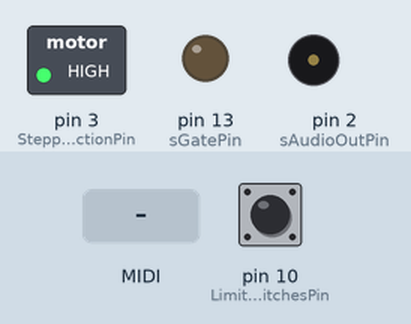
A sketch run on a simulated Arduino Uno, built with avr-gcc and run on an emulated ATmega328P. On the bench: switched loads named in the sketch (green lamp = pin HIGH), output pins drawn as LEDs (lit = HIGH), buzzer (waves = sounding). Inputs (shaded band) come from the test bench; at power-on: pin 10 (LimitSwitchesPin) LOW. MIDI output is not drawn.

Above: at 1.2 s.
1.3 s: pin 10 (LimitSwitchesPin) pulled HIGH for 0.15 s
At 2.6 s:
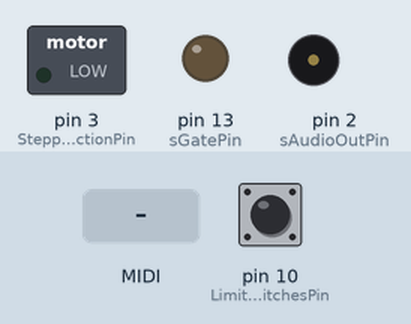
2.9 s: MIDI note 36 received
At 4.0 s:
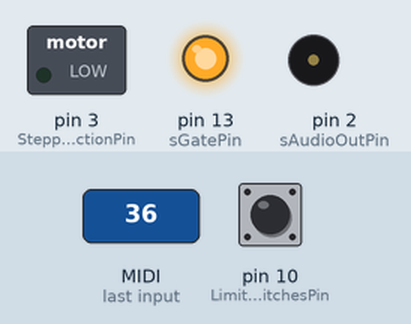
4.7 s: pin 10 (LimitSwitchesPin) pulled HIGH for 1 s
At 6.6 s:
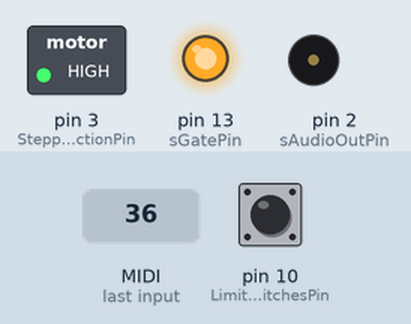
7.2 s: MIDI note 48 received
At 7.35 s:
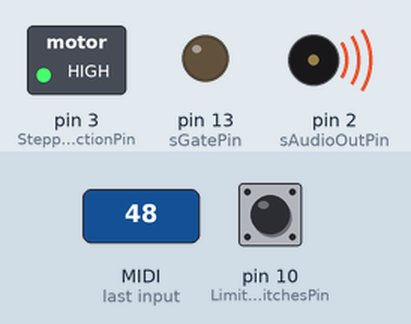
9.0 s: pin 10 (LimitSwitchesPin) pulled HIGH for 3.2 s
At 12.7 s:
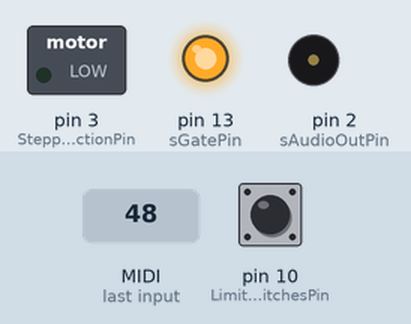
Timing chart, 0 to 14.2 s (numbered marks = the images above; inputs shaded):
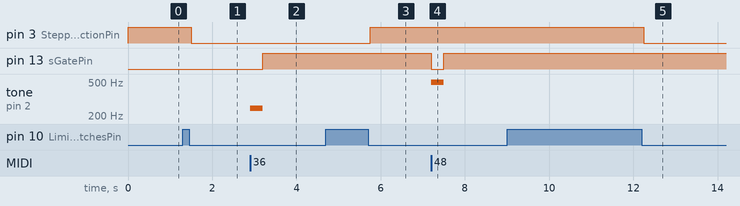

Measured:
- after the input at 1.3 s, pin 3 (StepperMotorDirectionPin): HIGH → LOW after 0.20 s
- after the input at 2.9 s, pin 13 (sGatePin): LOW → HIGH after 0.30 s; tone on pin 2 (sAudioOutPin): silent → 247 Hz at once, → silent 0.30 s later
- after the input at 4.7 s, pin 3 (StepperMotorDirectionPin): LOW → HIGH after 1.1 s
- after the input at 7.2 s, pin 13 (sGatePin): HIGH → LOW at once, → HIGH 0.30 s later; tone on pin 2 (sAudioOutPin): silent → 494 Hz at once, → silent 0.30 s later
- after the input at 9.0 s, pin 3 (StepperMotorDirectionPin): HIGH → LOW after 3.3 s

The sketch:

HPScanJetMIDI.ino
```cpp
// July 2016
//90% of this code for the MIDI Simple Synth was taken directly from the Arduino's web site "MIDI_SimpleSynth.ino"
//The Arduino NANO listens to MIDI channel one and outputs the corresponding note to the stepper motor board's CLK input
//This program was compiled with Arduino version 1.6.7 for windows
// Don't for get to install the arduino_midi_library-dev.zip (just search the internet for this file name) or the code won't compile
//HP Scanjet MIDI Keytar was built by James Cochrane, Toronto, Ontario, Canada - https://www.YouTube.com/BD594
//Hardware used Arduino Nano or UNO (both tested), ITEADStudio Motor Controller shield v1.1 and any MIDI shield
//Don't worry about the error when compiling the code // WARNING: Category 'audio' in library Arduino-MIDI is not valid. Setting to 'Uncategorized'

#include <MIDI.h> //don't forget to install the arduino_midi_library-dev.zip
#include "noteList.h"
#include "pitches.h"

// These constants won't change and are used to set pin numbers
//Attach limitswitches comman to +5VDC and N.O to pin 10 with a 10K pull down resistor to ground
const int LimitSwitchesPin = 10;    // the input pin number for the limit switches
const int StepperMotorDirectionPin = 3;      // direction output pin for Stepper Motor controller

// Variables will change:
int StepperMotorDirectionState = HIGH;  // the current state of the output pin
int LimitSwitchesState;             // the current reading from the input pin
int lastLimitSwitchesState = LOW;   // the previous reading from the input pin

// the following variables are long's because the time, measured in miliseconds,
// will quickly become a bigger number than can be stored in an int.
long lastDebounceTime = 0;  // the last time the output pin was toggled
long debounceDelay = 50;    // the debounce time; increase if the output flickers


MIDI_CREATE_DEFAULT_INSTANCE();

#ifdef ARDUINO_SAM_DUE // Due has no tone function (yet), overriden to prevent build errors.
#define tone(...)
#define noTone(...)
#endif

// This example shows how to make a simple synth out of an Arduino, using the
// tone() function. It also outputs a gate signal for controlling external
// analog synth components (like envelopes).

static const unsigned sGatePin     = 13; //  pin 13 MIDI RX LED/Power Indicator
static const unsigned sAudioOutPin = 2; // Step input to Stepper Motor controller
static const unsigned sMaxNumNotes = 16;
MidiNoteList<sMaxNumNotes> midiNotes;

// -----------------------------------------------------------------------------

inline void handleGateChanged(bool inGateActive)
{
   digitalWrite(sGatePin, inGateActive ? LOW : HIGH); // MIDI RX LED on-off-on //usefull because the LED light acts as a power indicator
   // digitalWrite(sGatePin, inGateActive ? HIGH : LOW); // MIDI RX LED off-on-off // Blinks only when MIDI is received on channel 1
}

inline void pulseGate()
{
    handleGateChanged(false);
    delay(1);
    handleGateChanged(true);
}

// -----------------------------------------------------------------------------

void handleNotesChanged(bool isFirstNote = false)
{
    if (midiNotes.empty())
    {
        handleGateChanged(false);
        noTone(sAudioOutPin);
    }
    else
    {
        // Possible playing modes:
        // Mono Low:  use midiNotes.getLow
        // Mono High: use midiNotes.getHigh
        // Mono Last: use midiNotes.getLast

        byte currentNote = 0;
        if (midiNotes.getLast(currentNote))
        {
            tone(sAudioOutPin, sNotePitches[currentNote]);

            if (isFirstNote)
            {
                handleGateChanged(true);
            }
            else
            {
                pulseGate(); // Retrigger envelopes. Remove for legato effect.
            }
        }
    }
}

// -----------------------------------------------------------------------------

void handleNoteOn(byte inChannel, byte inNote, byte inVelocity)
{
    const bool firstNote = midiNotes.empty();
    midiNotes.add(MidiNote(inNote, inVelocity));
    handleNotesChanged(firstNote);
}

void handleNoteOff(byte inChannel, byte inNote, byte inVelocity)
{
    midiNotes.remove(inNote);
    handleNotesChanged();
}

// -----------------------------------------------------------------------------

void setup() {
  pinMode(LimitSwitchesPin, INPUT);
  pinMode(StepperMotorDirectionPin, OUTPUT);

  // set initial Stepper Motor Direction
  digitalWrite(StepperMotorDirectionPin, StepperMotorDirectionState);

    pinMode(sGatePin,     OUTPUT);
    pinMode(sAudioOutPin, OUTPUT);
    MIDI.setHandleNoteOn(handleNoteOn);
    MIDI.setHandleNoteOff(handleNoteOff);
    MIDI.begin();
}

void loop() {

  // read the state of the limit switch into a local variable:
  int reading = digitalRead(LimitSwitchesPin);

  // check to see if the Hall Effect switch sensed the magnet or the manual limit switch was pressed
  // (i.e. the input went from HIGH to LOW),  and you've waited
  // long enough since the last press to ignore any noise:

  // If the Hall Effect or limit switch changed, due to noise or pressing:
  if (reading != lastLimitSwitchesState) {
    // reset the debouncing timer
    lastDebounceTime = millis();
  }

  if ((millis() - lastDebounceTime) > debounceDelay) {
    // whatever the reading is at, it's been there for longer
    // than the debounce delay, so take it as the actual current state:

    // if the limit button state has changed:
    if (reading != LimitSwitchesState) {
      LimitSwitchesState = reading;

      // only toggle Stepper Motor directon if the new button state is LOW
      if (LimitSwitchesState == LOW) {
        StepperMotorDirectionState = !StepperMotorDirectionState;
      }
    }
  }

  // set the Stepper Motor Direction:
  digitalWrite(StepperMotorDirectionPin, StepperMotorDirectionState);

  // save the reading.  Next time through the loop,
  // it'll be the lastLimitSwitchesState:
  lastLimitSwitchesState = reading;

    MIDI.read(); //read the MIDI In port
}
```

noteList.cpp
```cpp
// (licence header left out)
#include "noteList.h"
```

noteList.h
```cpp
// (licence header left out)
#pragma once

#include <inttypes.h>

typedef uint8_t byte;

// -----------------------------------------------------------------------------

struct MidiNote
{
    inline MidiNote();
    inline MidiNote(byte inPitch, byte inVelocity);
    inline MidiNote(const MidiNote& inOther);
    inline MidiNote& operator= (const MidiNote& inOther);

    byte pitch;
    byte velocity;
};

// -----------------------------------------------------------------------------

template<byte Size>
class MidiNoteList
{
private:
    struct Cell
    {
        inline Cell();
        inline Cell(const Cell& inOther);
        inline Cell& operator= (const Cell& inOther);

        MidiNote note;
        bool active;
        Cell* next;
        Cell* prev;
    };

public:
    inline  MidiNoteList();
    inline ~MidiNoteList();

public:
    inline void add(const MidiNote& inNote);
    inline void remove(byte inPitch);

public:
    inline bool get(byte inIndex, byte& outPitch) const;
    inline bool getLast(byte& outPitch) const;
    inline bool getHigh(byte& outPitch) const;
    inline bool getLow(byte& outPitch) const;

public:
    inline bool empty() const;
    inline byte size() const;

private:
    inline Cell* getFirstEmptyCell();
    inline void print() const;

private:
    Cell mArray[Size];
    Cell* mHead;
    Cell* mTail;
    byte mSize;
};

// ########################################################################## //
// Inline implementation

inline MidiNote::MidiNote()
    : pitch(0)
    , velocity(0)
{
}

inline MidiNote::MidiNote(byte inPitch, byte inVelocity)
    : pitch(inPitch)
    , velocity(inVelocity)
{
}

inline MidiNote::MidiNote(const MidiNote& inOther)
    : pitch(inOther.pitch)
    , velocity(inOther.velocity)
{
}

inline MidiNote& MidiNote::operator= (const MidiNote& inOther)
{
    pitch    = inOther.pitch;
    velocity = inOther.velocity;
    return *this;
}

// ########################################################################## //

template<byte Size>
inline MidiNoteList<Size>::Cell::Cell()
    : note()
    , active(false)
    , next(0)
    , prev(0)
{
}

template<byte Size>
inline MidiNoteList<Size>::Cell::Cell(const Cell& inOther)
    : note(inOther.note)
    , active(inOther.active)
    , next(inOther.next)
    , prev(inOther.prev)
{
}

template<byte Size>
inline typename MidiNoteList<Size>::Cell& MidiNoteList<Size>::Cell::operator= (const Cell& inOther)
{
    note = inOther.note;
    active = inOther.active;
    next = inOther.next;
    prev = inOther.prev;
    return *this;
}

// ########################################################################## //

template<byte Size>
inline MidiNoteList<Size>::MidiNoteList()
{
}

template<byte Size>
inline MidiNoteList<Size>::~MidiNoteList()
{
}

// -----------------------------------------------------------------------------

/*! \brief Add a note, sorting it by time.
 Call this when receiving a NoteOn event. This will add the new note as the tail
 of the list.
 */
template<byte Size>
inline void MidiNoteList<Size>::add(const MidiNote& inNote)
{
    if (mHead == 0)
    {
        mArray[0].note   = inNote;
        mArray[0].active = true;
        mArray[0].next   = 0;
        mArray[0].prev   = 0;
        mHead = mArray;
        mTail = mArray;
    }
    else
    {
        // Find the first inactive cell, and use it as tail.
        Cell* const oldTail = mTail;
        Cell* const newTail = getFirstEmptyCell();

        newTail->active = true;
        newTail->note = inNote;

        oldTail->next = newTail;
        newTail->prev = oldTail;
        newTail->next = 0;
        mTail = newTail;
    }
    mSize++;
    print();
}

/*! \brief Remove a note
 Call this when receiving a NoteOff event.
 */
template<byte Size>
inline void MidiNoteList<Size>::remove(byte inPitch)
{
    if (mTail != 0)
    {
        for (Cell* it = mTail; it != 0; it = it->prev)
        {
            if (it->note.pitch == inPitch)
            {
                Cell* const prev = it->prev;
                Cell* const next = it->next;

                it->active = false;
                it->next = 0;
                it->prev = 0;

                // Reconnect both ends
                if (it == mHead)
                {
                    //AVR_ASSERT(prev == 0);
                    mHead = next;
                }
                else
                {
                    //AVR_ASSERT(prev != 0);
                    prev->next = next;
                }

                if (it == mTail)
                {
                    //AVR_ASSERT(next == 0);
                    mTail = prev;
                }
                else
                {
                    //AVR_ASSERT(next != 0);
                    next->prev = prev;
                }

                mSize--;
                break;
            }
        }
    }
    print();
}

// -----------------------------------------------------------------------------

/*! \brief Get a note at an arbitrary position
 This can be interesting for duo/multi/polyphony operations.
 */
template<byte Size>
inline bool MidiNoteList<Size>::get(byte inIndex, byte& outPitch) const
{
    if (mTail)
    {
        const Cell* it = mTail;
        for (byte i = 0; i < inIndex; ++i)
        {
            if (it->prev)
            {
                it = it->prev;
            }
        }

        print();
        //AVR_LOG("Index " << inIndex << ": " << it->note.pitch);

        outPitch = it->note.pitch;
        return true;
    }
    return false;
}

/*! \brief Get the last active note played
 This implements the Mono Last playing mode.
 */
template<byte Size>
inline bool MidiNoteList<Size>::getLast(byte& outPitch) const
{
    if (!mTail)
    {
        return false;
    }

    outPitch = mTail->note.pitch;
    return true;
}

/*! \brief Get the highest pitched active note
 This implements the Mono High playing mode.
 */
template<byte Size>
inline bool MidiNoteList<Size>::getHigh(byte& outPitch) const
{
    if (!mTail)
    {
        return false;
    }

    outPitch = 0;
    const Cell* it = mTail;
    for (byte i = 0; i < mSize; ++i)
    {
        if (it->note.pitch > outPitch)
        {
            outPitch = it->note.pitch;
        }

        if (it->prev)
        {
            it = it->prev;
        }
    }
    return true;
}

/*! \brief Get the lowest pitched active note
 This implements the Mono Low playing mode.
 */
template<byte Size>
inline bool MidiNoteList<Size>::getLow(byte& outPitch) const
{
    if (!mTail)
    {
        return false;
    }

    outPitch = 0xff;
    const Cell* it = mTail;
    for (byte i = 0; i < mSize; ++i)
    {
        if (it->note.pitch < outPitch)
        {
            outPitch = it->note.pitch;
        }

        if (it->prev)
        {
            it = it->prev;
        }
    }
    return true;
}

// -----------------------------------------------------------------------------

template<byte Size>
inline bool MidiNoteList<Size>::empty() const
{
    return mSize == 0;
}

/*! \brief Get the number of active notes.
 */
template<byte Size>
inline byte MidiNoteList<Size>::size() const
{
    return mSize;
}

// -----------------------------------------------------------------------------
// Private implementations, for internal use only.

template<byte Size>
inline typename MidiNoteList<Size>::Cell* MidiNoteList<Size>::getFirstEmptyCell()
{
    for (byte i = 0; i < Size; ++i)
    {
        if (mArray[i].active == false)
        {
            return mArray + i;
        }
    }
    return 0;
}

template<byte Size>
inline void MidiNoteList<Size>::print() const
{
//#ifndef NDEBUG
//    AVR_DBG("Note List: [ ");
//    if (mHead)
//    {
//        for (const Cell* it = mHead; it != 0; it = it->next)
//        {
//            AVR_DBG(it->note.pitch);
//            if (it->next)
//                AVR_DBG(" -> ");
//        }
//    }
//    AVR_LOG(" ]");
//#endif
}
```

pitches.h
```cpp
/*************************************************
 * Public Constants
 *************************************************/
#include <inttypes.h>

#define NOTE_B0  31
#define NOTE_C1  33
#define NOTE_CS1 35
#define NOTE_D1  37
#define NOTE_DS1 39
#define NOTE_E1  41
#define NOTE_F1  44
#define NOTE_FS1 46
#define NOTE_G1  49
#define NOTE_GS1 52
#define NOTE_A1  55
#define NOTE_AS1 58
#define NOTE_B1  62
#define NOTE_C2  65
#define NOTE_CS2 69
#define NOTE_D2  73
#define NOTE_DS2 78
#define NOTE_E2  82
#define NOTE_F2  87
#define NOTE_FS2 93
#define NOTE_G2  98
#define NOTE_GS2 104
#define NOTE_A2  110
#define NOTE_AS2 117
#define NOTE_B2  123
#define NOTE_C3  131
#define NOTE_CS3 139
#define NOTE_D3  147
#define NOTE_DS3 156
#define NOTE_E3  165
#define NOTE_F3  175
#define NOTE_FS3 185
#define NOTE_G3  196
#define NOTE_GS3 208
#define NOTE_A3  220
#define NOTE_AS3 233
#define NOTE_B3  247
#define NOTE_C4  262
#define NOTE_CS4 277
#define NOTE_D4  294
#define NOTE_DS4 311
#define NOTE_E4  330
#define NOTE_F4  349
#define NOTE_FS4 370
#define NOTE_G4  392
#define NOTE_GS4 415
#define NOTE_A4  440
#define NOTE_AS4 466
#define NOTE_B4  494
#define NOTE_C5  523
#define NOTE_CS5 554
#define NOTE_D5  587
#define NOTE_DS5 622
#define NOTE_E5  659
#define NOTE_F5  698
#define NOTE_FS5 740
#define NOTE_G5  784
#define NOTE_GS5 831
#define NOTE_A5  880
#define NOTE_AS5 932
#define NOTE_B5  988
#define NOTE_C6  1047
#define NOTE_CS6 1109
#define NOTE_D6  1175
#define NOTE_DS6 1245
#define NOTE_E6  1319
#define NOTE_F6  1397
#define NOTE_FS6 1480
#define NOTE_G6  1568
#define NOTE_GS6 1661
#define NOTE_A6  1760
#define NOTE_AS6 1865
#define NOTE_B6  1976
#define NOTE_C7  2093
#define NOTE_CS7 2217
#define NOTE_D7  2349
#define NOTE_DS7 2489
#define NOTE_E7  2637
#define NOTE_F7  2794
#define NOTE_FS7 2960
#define NOTE_G7  3136
#define NOTE_GS7 3322
#define NOTE_A7  3520
#define NOTE_AS7 3729
#define NOTE_B7  3951
#define NOTE_C8  4186
#define NOTE_CS8 4435
#define NOTE_D8  4699
#define NOTE_DS8 4978

static const uint16_t sNotePitches[] = {
    NOTE_B0, NOTE_C1, NOTE_CS1, NOTE_D1, NOTE_DS1, NOTE_E1, NOTE_F1, NOTE_FS1,
    NOTE_G1, NOTE_GS1, NOTE_A1, NOTE_AS1, NOTE_B1, NOTE_C2, NOTE_CS2, NOTE_D2,
    NOTE_DS2, NOTE_E2, NOTE_F2, NOTE_FS2, NOTE_G2, NOTE_GS2, NOTE_A2, NOTE_AS2,
    NOTE_B2, NOTE_C3, NOTE_CS3, NOTE_D3, NOTE_DS3, NOTE_E3, NOTE_F3, NOTE_FS3,
    NOTE_G3, NOTE_GS3, NOTE_A3, NOTE_AS3, NOTE_B3, NOTE_C4, NOTE_CS4, NOTE_D4,
    NOTE_DS4, NOTE_E4, NOTE_F4, NOTE_FS4, NOTE_G4, NOTE_GS4, NOTE_A4, NOTE_AS4,
    NOTE_B4, NOTE_C5, NOTE_CS5, NOTE_D5, NOTE_DS5, NOTE_E5, NOTE_F5, NOTE_FS5,
    NOTE_G5, NOTE_GS5, NOTE_A5, NOTE_AS5, NOTE_B5, NOTE_C6, NOTE_CS6, NOTE_D6,
    NOTE_DS6, NOTE_E6, NOTE_F6, NOTE_FS6, NOTE_G6, NOTE_GS6, NOTE_A6, NOTE_AS6,
    NOTE_B6, NOTE_C7, NOTE_CS7, NOTE_D7, NOTE_DS7, NOTE_E7, NOTE_F7, NOTE_FS7,
    NOTE_G7, NOTE_GS7, NOTE_A7, NOTE_AS7, NOTE_B7, NOTE_C8, NOTE_CS8, NOTE_D8, NOTE_DS8,
};
```
